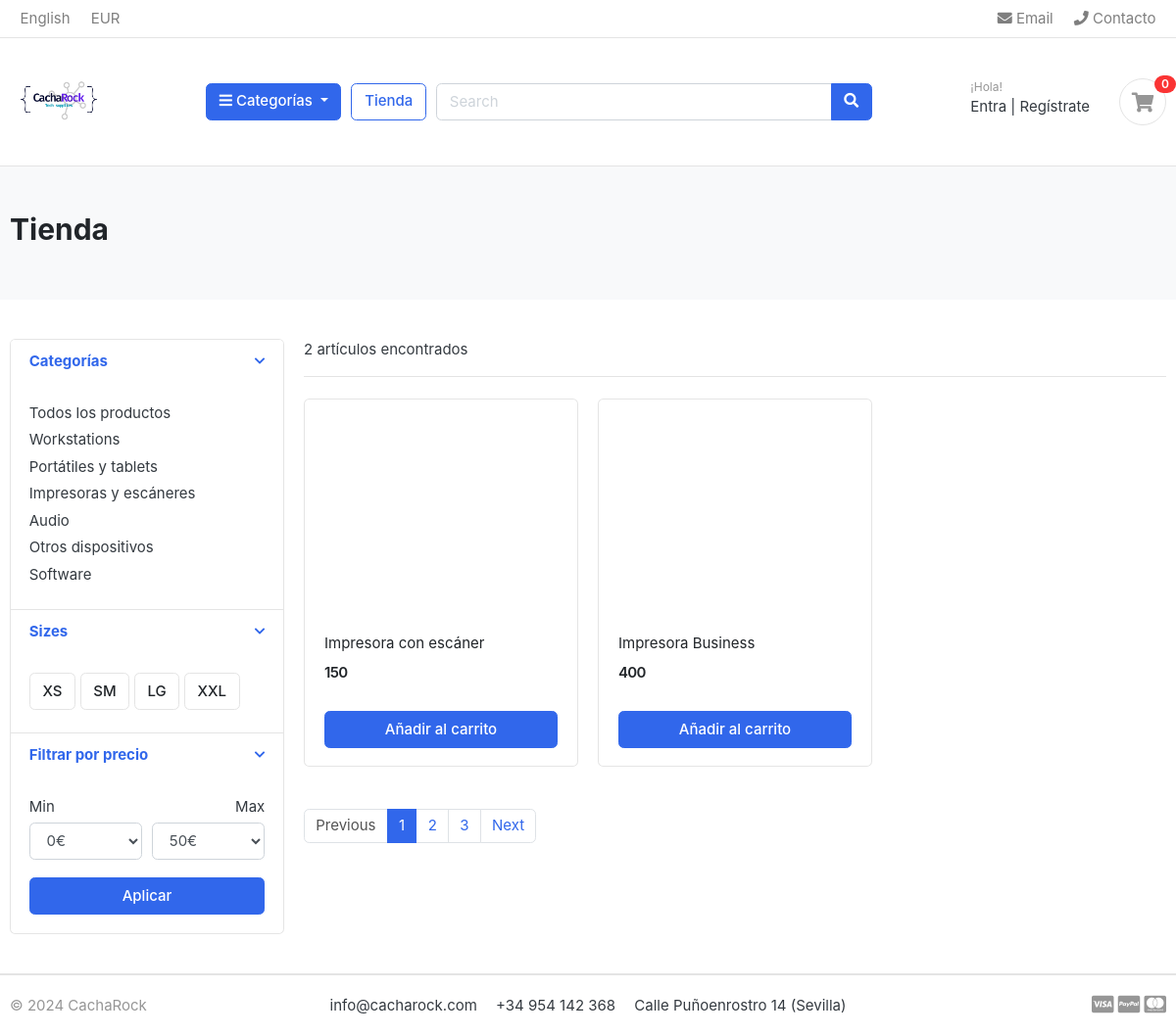
/tienda/impresoras-y-escaneres/, run on the app's committed database.
### categoria/models.py (models this page shows, shortened)
class Categoria(models.Model):
    nombre_categoria = models.CharField(max_length=50, unique=True)
    slug = models.SlugField(max_length=100, unique=True)
    descripcion = models.CharField(max_length=255)
    cat_imagen = models.ImageField(upload_to='imagenes/categories/', blank=True)
    class Meta():
        verbose_name = 'Categoría'
        verbose_name_plural = 'Categorías'
    def get_url(self):
        return reverse('productos_por_categoria', args=[self.slug])

### tienda/models.py (models this page shows, shortened)
class Producto(models.Model):
    nombre_producto = models.CharField(max_length=200, unique=True)
    slug = models.SlugField(max_length=200, unique=True)
    descripcion_producto = models.TextField(max_length=500, blank=True)
    precio = models.IntegerField()
    imagen = models.ImageField(upload_to='imagenes/productos')
    stock_maximo = models.IntegerField(default=0)
    stock_disponible = models.IntegerField()
    disponibilidad = models.BooleanField(default=True)
    categoria = models.ForeignKey(Categoria, on_delete=models.CASCADE)
    fecha_creacion = models.DateTimeField(auto_now_add=True)
    fecha_modificacion = models.DateTimeField(auto_now=True)
    def get_url(self):
        return reverse('detalle_producto', args=[self.categoria.slug, self.slug])

### tienda/views.py (the view)
# urls.py: path('tienda/', include('tienda.urls')),
def tienda(request, categoria_slug=None):
    categorias = None
    productos = None
    if categoria_slug != None:
        categorias = get_object_or_404(Categoria, slug=categoria_slug)
        productos = Producto.objects.filter(categoria=categorias, disponibilidad=True)
        numero_productos = productos.count()
    else:
        productos = Producto.objects.all().filter(disponibilidad=True)
        numero_productos = productos.count()
    print("Número de productos:", len(productos))
    context = {
        'productos': productos,
        'numero_productos' : numero_productos
    }
    return render(request, 'tienda/tienda.html', context)

### categoria/context_processors.py (called while the page is built)
def menu_links(request):
    links = Categoria.objects.all()
    return dict(links=links)

### templates/tienda/tienda.html (shortened to what this page needs)
{% extends "base.html" %}
{% load static %}
{% block content %}
<section class="section-pagetop bg">
    <div class="container">
        <h2 class="title-page">Tienda</h2>
    </div>
    </section>
<section class="section-content padding-y">
    <div class="container">
    <div class="row">
        <aside class="col-md-3">
    <div class="card">
        <article class="filter-group">
            <header class="card-header">
                <a href="#" data-toggle="collapse" data-target="#collapse_1" aria-expanded="true" class="">
                    <i class="icon-control fa fa-chevron-down"></i>
                    <h6 class="title">Categorías</h6>
                </a>
            </header>
            <div class="filter-content collapse show" id="collapse_1">
                <div class="card-body">
                    <ul class="list-menu">
                        <li><a href="{% url 'tienda' %}">Todos los productos  </a></li>
                    {% for categoria in links %}
                    <li><a href="{{ categoria.get_url }}">{{ categoria.nombre_categoria }}  </a></li>
                    {% endfor %}
                    </ul>
                </div>
            </div>
        </article>
        <article class="filter-group">
            <header class="card-header">
                <a href="#" data-toggle="collapse" data-target="#collapse_4" aria-expanded="true" class="">
                    <i class="icon-control fa fa-chevron-down"></i>
                    <h6 class="title">Sizes </h6>
                </a>
            </header>
            <div class="filter-content collapse show" id="collapse_4">
                <div class="card-body">
                  <label class="checkbox-btn">
                    <span class="btn btn-light"> XS </span>
                  </label>
                  <label class="checkbox-btn">
                    <span class="btn btn-light"> SM </span>
                  </label>
                  <label class="checkbox-btn">
                    <span class="btn btn-light"> LG </span>
                  </label>
                  <label class="checkbox-btn">
                    <span class="btn btn-light"> XXL </span>
                  </label>
            </div>
            </div>
        </article>
        <article class="filter-group">
            <header class="card-header">
                <a href="#" data-toggle="collapse" data-target="#collapse_3" aria-expanded="true" class="">
                    <i class="icon-control fa fa-chevron-down"></i>
                    <h6 class="title">Filtrar por precio </h6>
                </a>
            </header>
            <div class="filter-content collapse show" id="collapse_3">
                <div class="card-body">
                    <div class="form-row">
                    <div class="form-group col-md-6">
                      <label>Min</label>
                          <select class="mr-2 form-control">
                            <option value="0">0€</option>
                        </select>
                    </div>
                    <div class="form-group text-right col-md-6">
                      <label>Max</label>
                          <select class="mr-2 form-control">
                            <option value="50">50€</option>
                        </select>
                    </div>
                    </div>
                    <button class="btn btn-block btn-primary">Aplicar</button>
                </div>
            </div>
        </article>
    </div>
        </aside>
        <main class="col-md-9">
    <header class="border-bottom mb-4 pb-3">
            <div class="form-inline">
                <span class="mr-md-auto">{{ numero_productos }} artículos encontrados </span>
            </div>
    </header>
    <div class="row">
        {% for producto in productos %}
        <div class="col-md-4">
            <figure class="card card-product-grid">
                <div class="img-wrap">
                </div>
                <figcaption class="info-wrap">
                    <div class="fix-height">
                        <a href="{{ producto.get_url }}" class="title">{{ producto.nombre_producto }}</a>
                        <div class="price-wrap mt-2">
                            <span class="price">{{ producto.precio }}</span>
                        </div>
                    </div>
                    <a href="{% url 'add_cart' producto.id %}" class="btn btn-block btn-primary">Añadir al carrito </a>
                </figcaption>
            </figure>
        </div>
        {% endfor %}
    </div>
    <nav class="mt-4" aria-label="Page navigation sample">
      <ul class="pagination">
        <li class="page-item disabled"><a class="page-link" href="#">Previous</a></li>
        <li class="page-item active"><a class="page-link" href="#">1</a></li>
        <li class="page-item"><a class="page-link" href="#">2</a></li>
        <li class="page-item"><a class="page-link" href="#">3</a></li>
        <li class="page-item"><a class="page-link" href="#">Next</a></li>
      </ul>
    </nav>
        </main>
    </div>
    </div>
    </section>
{% endblock content %}

### eshop/static/css/ui.css (style rules this page uses)
html { font-family: "Inter", sans-serif; font-size: 15px; }
.img-wrap { text-align: center; display: block; }
.price-wrap { letter-spacing: -0.7px; }
.padding-y { padding-top: 40px; padding-bottom: 40px; }
figure { margin-bottom: 0; }
article:after, .form-group:after { display: block; clear: both; content: ""; }
.bg { background-color: #f8f9fa; }
.title-page { color: #212529; }
.btn-light { background-color: #fff; border-color: #e4e4e4; }
[class*=list-] li:after { visibility: hidden; display: block; content: ""; overflow: hidden; height: 0; clear: both; }
.list-menu { list-style: none; margin: 0; padding-left: 0; }
.list-menu li { margin-bottom: 5px; }
.list-menu a { color: #343a40; }
[class*=card-product] a.title { color: #212529; display: block; }
[class*=card-product] .img-wrap { overflow: hidden; position: relative; }
.card-product-grid { margin-bottom: 20px; }
.card-product-grid .img-wrap { border-radius: 0.2rem 0.2rem 0 0; height: 220px; }
.card-product-grid .info-wrap { overflow: hidden; padding: 18px 20px; }
.card-product-grid .fix-height { height: 80px; overflow: hidden; }
.card .img-wrap { overflow: hidden; }
.price { font-weight: 600; color: #212529; }
.icon-control { margin-top: 5px; float: right; font-size: 80%; }
.card-header .title { margin-bottom: 0; line-height: 1.5; }
.filter-group { border-bottom: 1px solid #e4e4e4; }
.filter-group .card-header { border-bottom: 0; }
.filter-group:last-child { border-bottom: 0; }
.checkbox-btn { position: relative; }
.section-pagetop { padding: 45px 0; }

### data on the page
Categoria: nombre_categoria "Workstations"
Categoria: nombre_categoria "Portátiles y tablets"
Categoria: nombre_categoria "Impresoras y escáneres"
Categoria: nombre_categoria "Audio"
Categoria: nombre_categoria "Otros dispositivos"
Categoria: nombre_categoria "Software"
Producto: nombre_producto "Impresora con escáner", precio "150"
Producto: nombre_producto "Impresora Business", precio "400"

### other printed values
{{ numero_productos }} "2"
